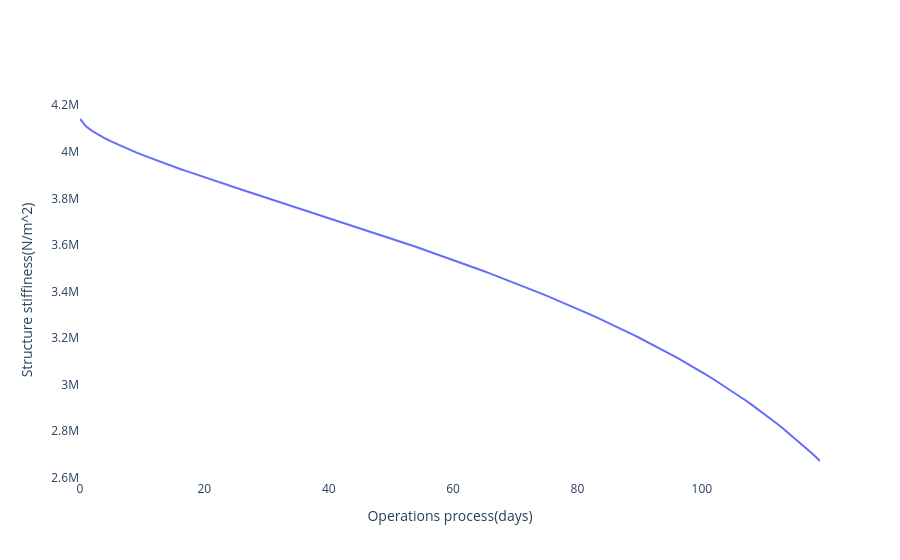

The notebook cell saved with this chart:
### Code cell
trajectories=200
normal_time=operation(trajectories)
kb=4*ma.sqrt(0.003)/(6*(1-0.3*0.3)/2.1e11)
ns=180
kdeg=1/((ma.pow(1/kb,2/3)+ma.pow(pow(ma.cos(20),5/2)/(ns*kb),2/3)))
kdeg1=1/((ma.pow(1/kb,2/3)+ma.pow(pow(ma.cos(20),5/2)/(kb),2/3)))
k1=(kdeg-kdeg1)/kdeg
print(k1)
kdeg2=[]
for i in range(120):
  k=1/((ma.pow(1/kb,2/3)+ma.pow(pow(ma.cos(20),5/2)/((150-i)*kb)*i,2/3)))
  kdeg2.append(k)
kdegas=go.Scatter(x=np.array(range(120)),y=np.array(kdeg2),mode='lines')
layout = go.Layout(xaxis=dict(title='Operations process(days)',showticklabels=True),yaxis=dict(title='Structure stiffiness(N/m^2)',showticklabels=True),paper_bgcolor='rgba(0,0,0,0)',plot_bgcolor='rgba(0,0,0,0)')
fig = go.Figure(data=kdegas, layout=layout)
fig.show()
